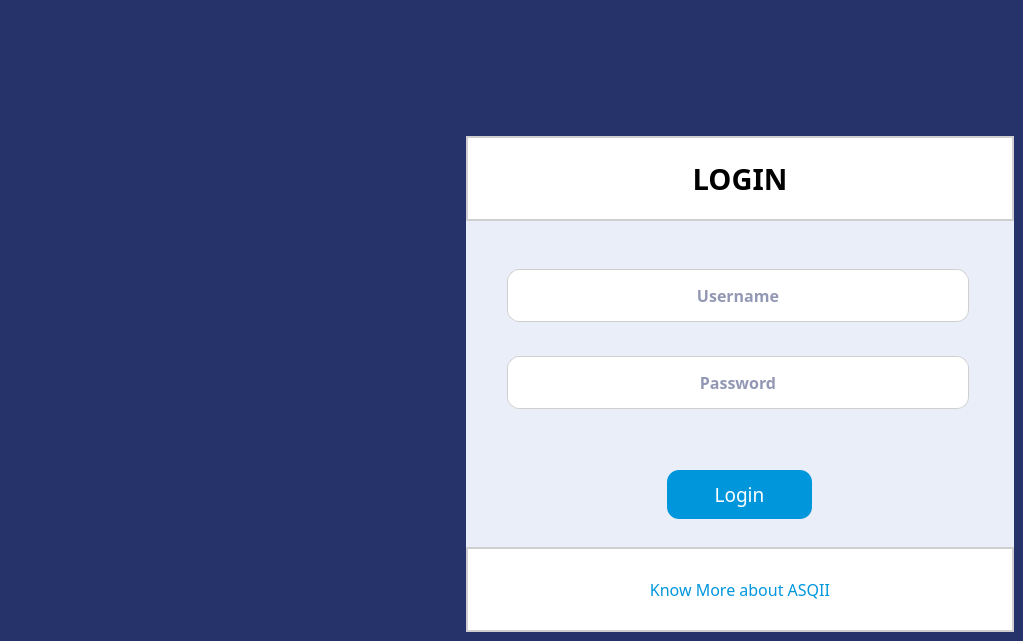
    <widget class="QWidget" name="page_1">
     <property name="styleSheet">
      <string notr="true">

background: #26326A;



</string>
     </property>
     <widget class="QLabel" name="rectangle_log_2">
      <property name="geometry">
       <rect>
        <x>466</x>
        <y>137</y>
        <width>548</width>
        <height>486</height>
       </rect>
      </property>
      <property name="styleSheet">
       <string notr="true">/* Rectangle 13 */

position: absolute;
width: 548px;
height: 486.75px;
left: 466px;
top: 137.61px;

background: #E9EEF9;
border-radius: 19.3412px;
</string>
      </property>
      <property name="text">
       <string/>
      </property>
      <property name="scaledContents">
       <bool>false</bool>
      </property>
     </widget>
     <widget class="QLabel" name="label_36">
      <property name="geometry">
       <rect>
        <x>466</x>
        <y>136</y>
        <width>548</width>
        <height>85</height>
       </rect>
      </property>
      <property name="font">
       <font>
        <family>Montserrat</family>
        <pointsize>22</pointsize>
        <italic>false</italic>
        <bold>true</bold>
       </font>
      </property>
      <property name="styleSheet">
       <string notr="true">/* Rectangle 14 */

box-sizing: border-box;

position: absolute;
width: 548px;
height: 85.42px;
left: 466px;
top: 136px;

background: #FFFFFF;
border: 1.61176px solid #CFCFCF;
/* login */

position: absolute;
width: 162px;
height: 59px;
left: 658.92px;
top: 152.12px;

font-family: 'Montserrat';
font-style: normal;
font-weight: 700;
font-size: 48.3529px;
line-height: 59px;
/* identical to box height */
text-transform: uppercase;

color: #000000;

</string>
      </property>
      <property name="text">
       <string>LOGIN</string>
      </property>
      <property name="alignment">
       <set>Qt::AlignCenter</set>
      </property>
     </widget>
     <widget class="QLineEdit" name="username_2">
      <property name="geometry">
       <rect>
        <x>507</x>
        <y>269</y>
        <width>462</width>
        <height>53</height>
       </rect>
      </property>
      <property name="font">
       <font>
        <family>Montserrat</family>
        <pointsize>12</pointsize>
        <italic>false</italic>
        <bold>true</bold>
        <kerning>true</kerning>
       </font>
      </property>
      <property name="styleSheet">
       <string notr="true">/* Rectangle 16 */

box-sizing: border-box;

position: absolute;
width: 287px;
height: 33px;
left: 330px;
top: 178px;

background: #FFFFFF;
border: 1px solid #CFCFCF;
border-radius: 12px;


width: 154.31px;
height: 71.62px;
left: 994.16px;
top: 246.37px;

font-family: 'Montserrat';
font-style: normal;
font-weight: 600;
font-size: 23.6257px;
line-height: 29px;
display: flex;
align-items: center;
text-align: center;
text-transform: capitalize;

color: #26326A;
</string>
      </property>
      <property name="text">
       <string/>
      </property>
      <property name="alignment">
       <set>Qt::AlignCenter</set>
      </property>
      <property name="placeholderText">
       <string>Username</string>
      </property>
     </widget>
     <widget class="QLabel" name="icon_usern_2">
      <property name="geometry">
       <rect>
        <x>519</x>
        <y>279</y>
        <width>27</width>
        <height>27</height>
       </rect>
      </property>
      <property name="styleSheet">
       <string notr="true">background : #FFFFFF;
</string>
      </property>
      <property name="text">
       <string/>
      </property>
      <property name="pixmap">
       <pixmap>:/images/utilisateur 1.png</pixmap>
      </property>
     </widget>
     <widget class="QLineEdit" name="password_2">
      <property name="geometry">
       <rect>
        <x>507</x>
        <y>356</y>
        <width>462</width>
        <height>53</height>
       </rect>
      </property>
      <property name="font">
       <font>
        <family>Montserrat</family>
        <pointsize>12</pointsize>
        <italic>false</italic>
        <bold>true</bold>
       </font>
      </property>
      <property name="styleSheet">
       <string notr="true">/* Rectangle 16 */

box-sizing: border-box;

position: absolute;
width: 287px;
height: 33px;
left: 330px;
top: 178px;

background: #FFFFFF;
border: 1px solid #CFCFCF;
border-radius: 12px;


width: 154.31px;
height: 71.62px;
left: 994.16px;
top: 246.37px;

font-family: 'Montserrat';
font-style: normal;
font-weight: 600;
font-size: 23.6257px;
line-height: 29px;
display: flex;
align-items: center;
text-align: center;
text-transform: capitalize;

color: #26326A;
</string>
      </property>
      <property name="echoMode">
       <enum>QLineEdit::Password</enum>
      </property>
      <property name="alignment">
       <set>Qt::AlignCenter</set>
      </property>
      <property name="placeholderText">
       <string>Password</string>
      </property>
     </widget>
     <widget class="QLabel" name="icon_passw_2">
      <property name="geometry">
       <rect>
        <x>519</x>
        <y>371</y>
        <width>27</width>
        <height>27</height>
       </rect>
      </property>
      <property name="styleSheet">
       <string notr="true">background :#FFFFFF;</string>
      </property>
      <property name="text">
       <string/>
      </property>
      <property name="pixmap">
       <pixmap resource="Ressources.qrc">:/images/cadenas.png</pixmap>
      </property>
     </widget>
     <widget class="QLabel" name="Message_login_2">
      <property name="geometry">
       <rect>
        <x>507</x>
        <y>440</y>
        <width>462</width>
        <height>20</height>
       </rect>
      </property>
      <property name="font">
       <font>
        <pointsize>15</pointsize>
        <bold>true</bold>
       </font>
      </property>
      <property name="styleSheet">
       <string notr="true">color : #ff0000;
background: #E9EEF9;</string>
      </property>
      <property name="text">
       <string/>
      </property>
      <property name="alignment">
       <set>Qt::AlignCenter</set>
      </property>
     </widget>
     <widget class="QPushButton" name="LOGIN_2">
      <property name="geometry">
       <rect>
        <x>667</x>
        <y>470</y>
        <width>145</width>
        <height>49</height>
       </rect>
      </property>
      <property name="font">
       <font>
        <family>Montserrat</family>
        <pointsize>14</pointsize>
        <italic>false</italic>
        <bold>false</bold>
       </font>
      </property>
      <property name="styleSheet">
       <string notr="true">/* Rectangle 18 */

box-sizing: border-box;

position: absolute;
width: 90px;
height: 31px;
left: 429px;
top: 289px;

background: #0096DC;
border-radius: 12px;
color : #FFFFFF;


font-family: 'Montserrat';
font-style: normal;
font-weight: 400;
font-size: 22.5647px;
line-height: 28px;

text-transform: capitalize;

color: #FFFFFF;
</string>
      </property>
      <property name="text">
       <string>Login</string>
      </property>
     </widget>
     <widget class="QLabel" name="label_37">
      <property name="geometry">
       <rect>
        <x>466</x>
        <y>547</y>
        <width>548</width>
        <height>85</height>
       </rect>
      </property>
      <property name="font">
       <font>
        <family>Montserrat</family>
        <pointsize>22</pointsize>
        <italic>false</italic>
        <bold>false</bold>
       </font>
      </property>
      <property name="styleSheet">
       <string notr="true">box-sizing: border-box;
position: absolute;
font-family: 'Montserrat';
font-style: normal;
font-weight: 400;
font-size: 22.5647px;
line-height: 28px;

text-transform: capitalize;

color: #0096DC;
width: 548px;
height: 77.36px;
background: #FFFFFF;
border: 1.61176px solid #CFCFCF;






</string>
      </property>
      <property name="text">
       <string>&lt;html&gt;&lt;head/&gt;&lt;body&gt;&lt;p&gt;&lt;span style=&quot; font-size:12pt;&quot;&gt;Know More about ASQII&lt;/span&gt;&lt;/p&gt;&lt;/body&gt;&lt;/html&gt;</string>
      </property>
      <property name="alignment">
       <set>Qt::AlignCenter</set>
      </property>
     </widget>
     <zorder>rectangle_log_2</zorder>
     <zorder>label_36</zorder>
     <zorder>username_2</zorder>
     <zorder>icon_usern_2</zorder>
     <zorder>password_2</zorder>
     <zorder>icon_passw_2</zorder>
     <zorder>LOGIN_2</zorder>
     <zorder>Message_login_2</zorder>
     <zorder>label_37</zorder>
    </widget>
